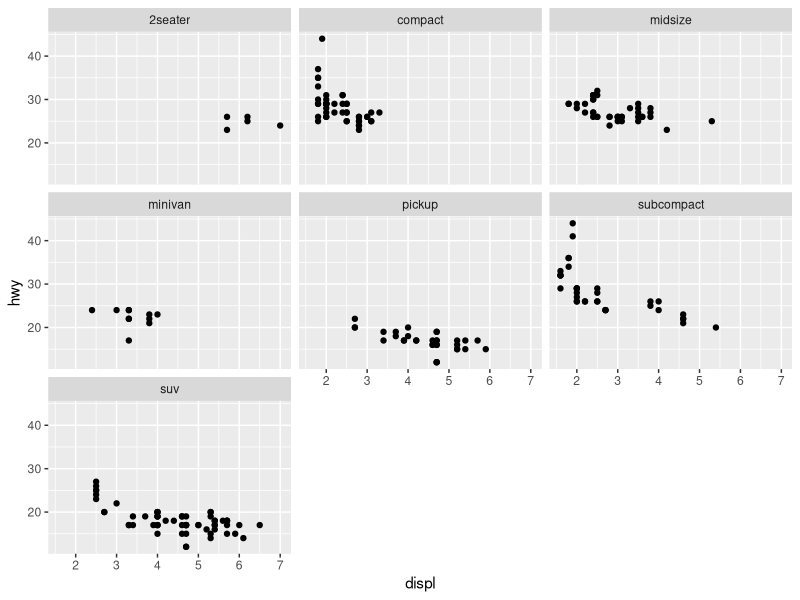
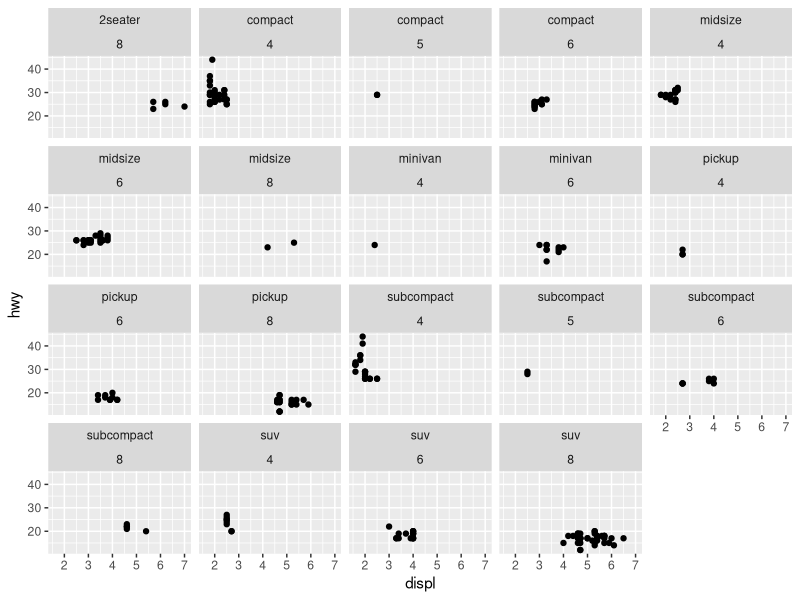
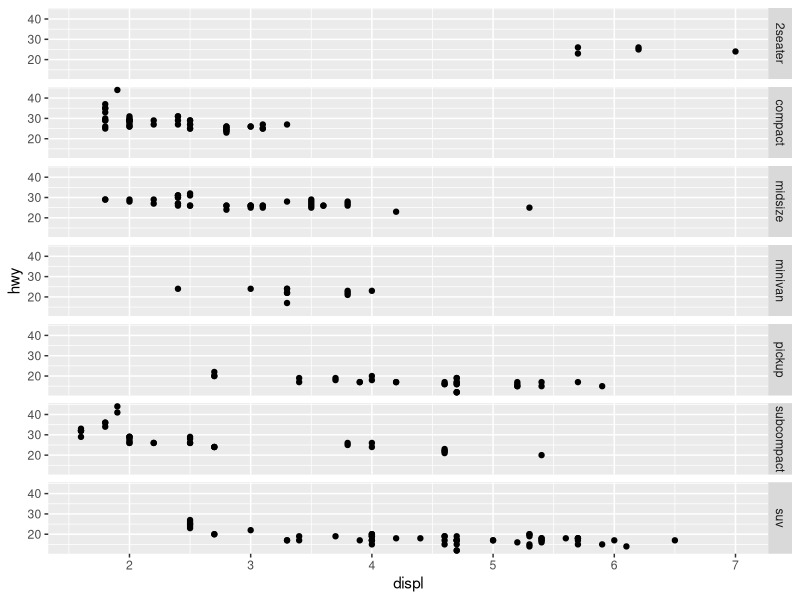
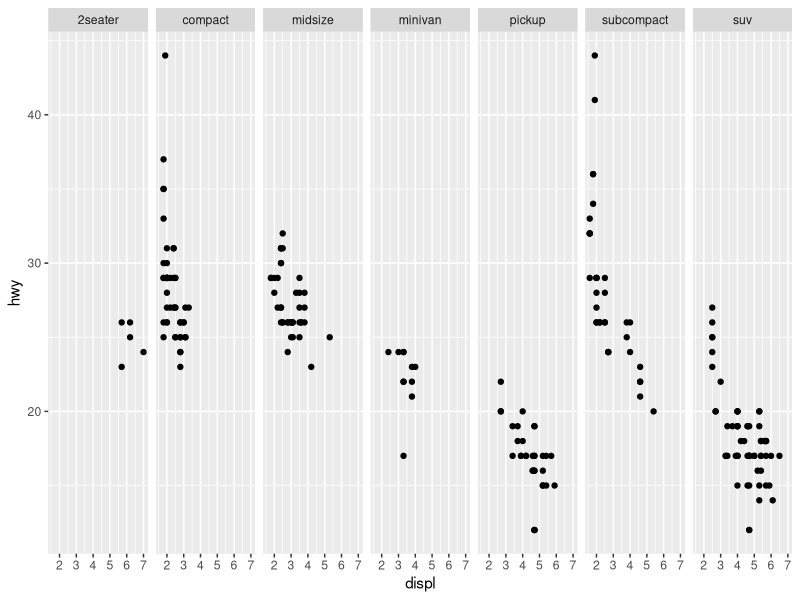
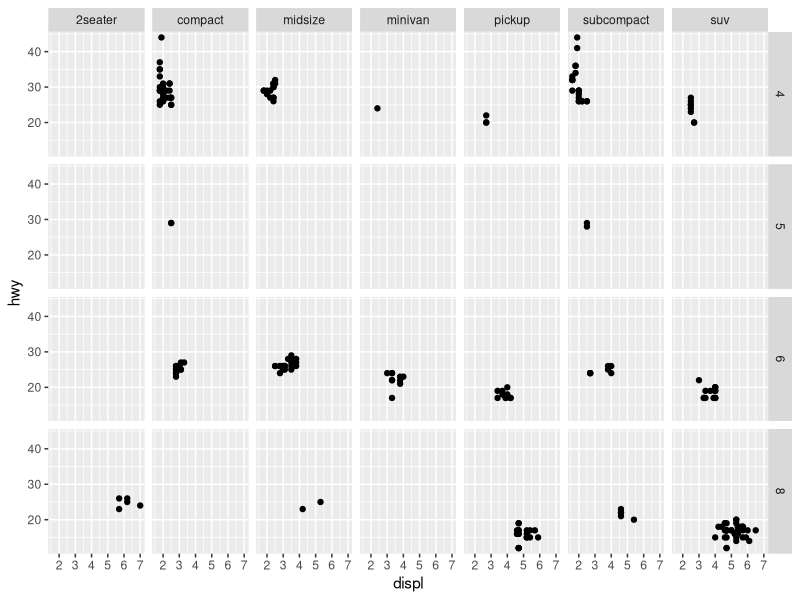
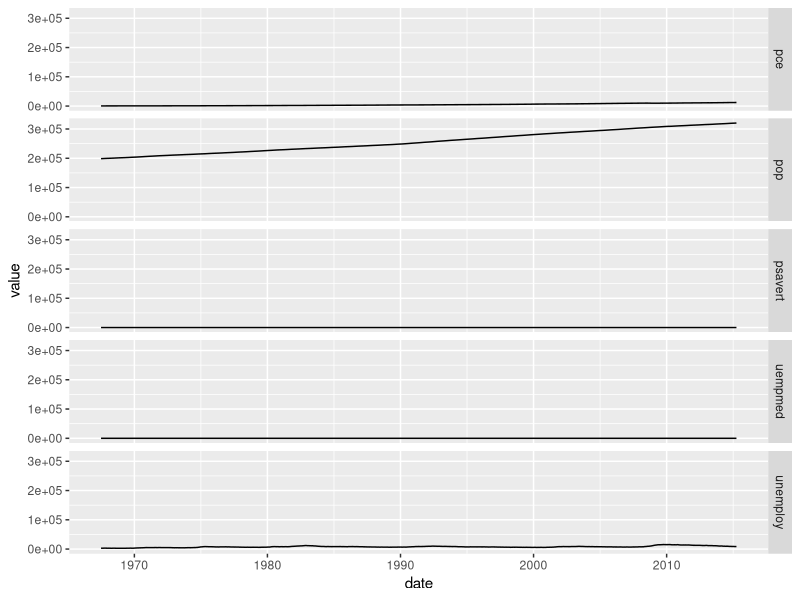
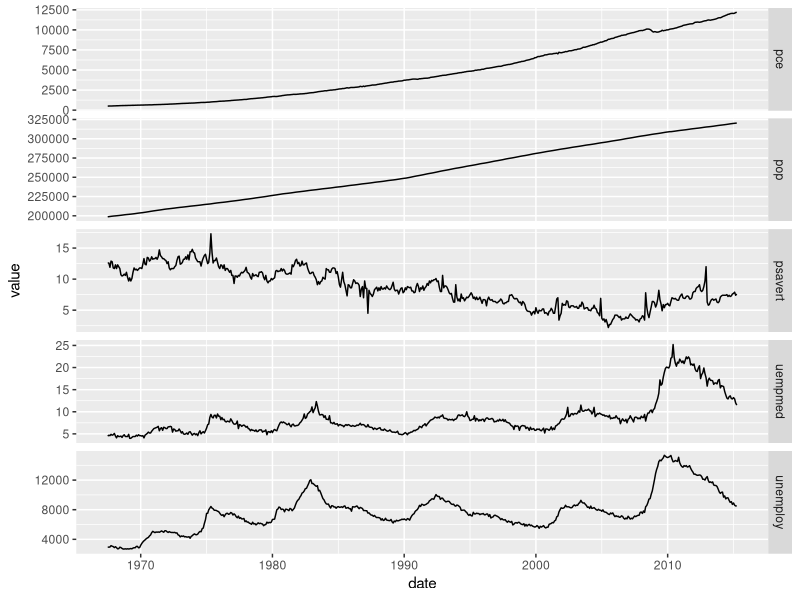
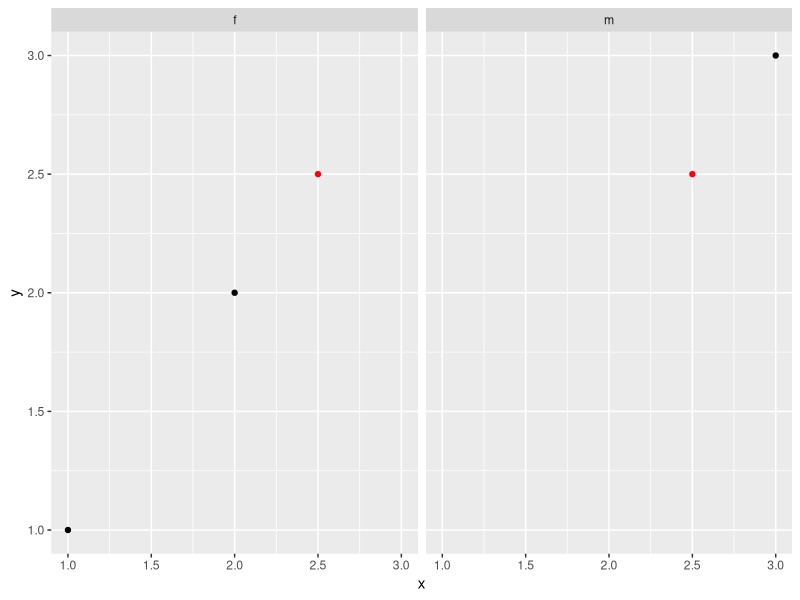

Write the R code that produced these figures, in order.
## ---- chunk 1
knitr::opts_chunk$set(echo=TRUE, eval=FALSE)
registerS3method("knit_print", "data.frame", function(x, ...) {
  rmarkdown:::knit_print.data.frame(rmarkdown::paged_table(x))
}, envir = asNamespace("knitr"))
## ---- chunk 2
library(ggplot2)

p <- ggplot(mpg, aes(displ, hwy)) + 
  geom_point()

p + facet_wrap(~ class)
## ---- chunk 3
p + facet_wrap(~ class + cyl)
## ---- chunk 4
p + facet_grid(class ~ .) # by row
p + facet_grid(~ class)   # by column
## ---- chunk 5
p + facet_grid(cyl ~ class) # cyl by row, class by column
## ---- chunk 6
p <- ggplot(economics_long) +
  aes(date, value) +
  geom_line()

p + facet_grid(variable ~ .)
p + facet_grid(variable ~ ., scales="free_y")
## ---- chunk 7
df1 <- data.frame(x = 1:3, y = 1:3, gender = c("f", "f", "m"))
df2 <- data.frame(x = 2.5, y = 2.5)

ggplot(df1) +
  aes(x, y) +
  geom_point(data = df2, color = "red") + 
  geom_point() +
  facet_wrap(~ gender)
